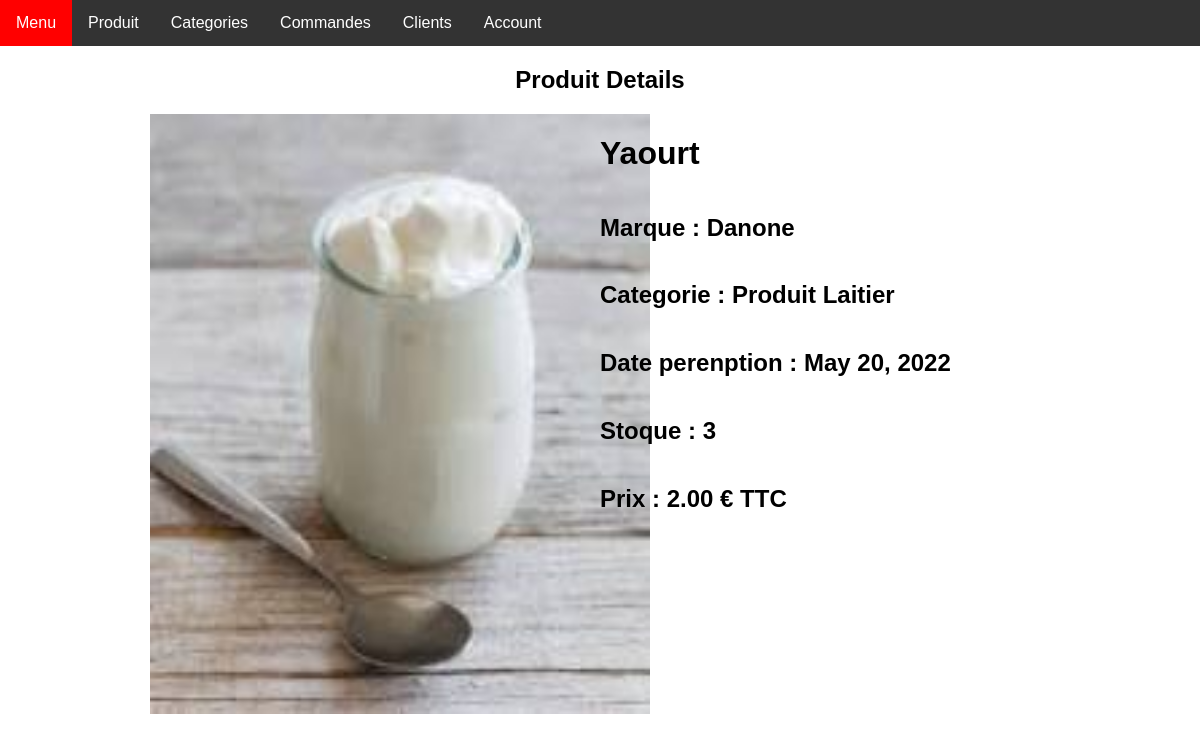
Screenshot of /employer/produit/detail/1/ with the database file from the repository.
### employer/models.py (models this page shows, shortened)
class Produits(models.Model):
    nom = models.CharField(max_length=30,null=False)
    date_per = models.DateField(null=False)
    photo = models.ImageField()
    marque = models.CharField(max_length=30)
    categorie = models.ForeignKey(Categories,on_delete=models.SET_NULL,null=True)
    stock = models.PositiveIntegerField()
    prix = models.DecimalField(max_digits=10, decimal_places=2)

class Categories(models.Model):
    nom = models.CharField(max_length=30,null=False)
    descriptif = models.TextField(max_length=100,null=True)
    def __str__(self) -> str:
        return self.nom

### employer/views/produit/produit_detail.py (the view)
# urls.py: path('produit/detail/<int:pk>/', ProduitDetailView.as_view(), name='produit_detail'),
class ProduitDetailView(DetailView):
    model = Produits
    template_name = "produit/produit_detail.html"

### employer/templates/produit/produit_detail.html (shortened to what this page needs)
{% extends "main.html" %}
{% block content %}
<h2 class="form-title">Produit Details</h2>
<div class="produit_det">
<div class="pdt_img"><img src="{{object.photo.url}}" alt="" width="500" height="600"></div>
    <div class="pdt_dets">
        <h1>{{object.nom}}</h1>
        <h2>Marque : {{object.marque}}</h2>
        <h2>Categorie : {{object.categorie}}</h2>
        <h2>Date perenption : {{object.date_per}}</h2>
        <h2>Stoque : {{object.stock}}</h2>
        <h2>Prix : {{object.prix}} € TTC</h2>
    </div>
</div>
{% endblock %}

### employer/static/css/main.css (style rules this page uses)
body { font-family: Arial, Helvetica, sans-serif; margin: 0; }
.produit_det { display: flex; }
.pdt_dets { display: flex; flex-direction: column; text-align: left; }
.pdt_img { width: 50%; }

### rows the page displays
Produits: photo (picture), nom "Yaourt", marque "Danone", categorie "Produit Laitier", date_per "May 20, 2022", stock "3", prix "2.00"
